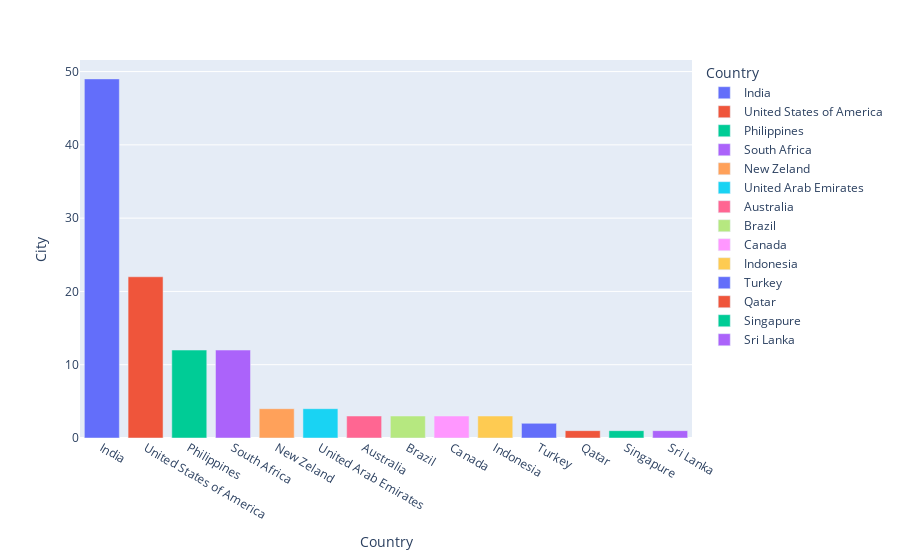

The notebook cell this image was saved under:
### Code cell
px.bar(df_aux, x='Country', y='City', color='Country')

### Figure 1 — Plotly figure (JSON) as saved in the notebook; plotly's stock layout.template omitted (floating-point values rounded to 4 significant figures)
{"data": [{"alignmentgroup": "True", "hovertemplate": "Country=%{x}<br>City=%{y}<extra></extra>", "legendgroup": "India", "marker": {"color": "#636efa", "pattern": {"shape": ""}}, "name": "India", "offsetgroup": "India", "orientation": "v", "showlegend": true, "textposition": "auto", "type": "bar", "x": ["India"], "xaxis": "x", "y": [49], "yaxis": "y"}, {"alignmentgroup": "True", "hovertemplate": "Country=%{x}<br>City=%{y}<extra></extra>", "legendgroup": "United States of America", "marker": {"color": "#EF553B", "pattern": {"shape": ""}}, "name": "United States of America", "offsetgroup": "United States of America", "orientation": "v", "showlegend": true, "textposition": "auto", "type": "bar", "x": ["United States of America"], "xaxis": "x", "y": [22], "yaxis": "y"}, {"alignmentgroup": "True", "hovertemplate": "Country=%{x}<br>City=%{y}<extra></extra>", "legendgroup": "Philippines", "marker": {"color": "#00cc96", "pattern": {"shape": ""}}, "name": "Philippines", "offsetgroup": "Philippines", "orientation": "v", "showlegend": true, "textposition": "auto", "type": "bar", "x": ["Philippines"], "xaxis": "x", "y": [12], "yaxis": "y"}, {"alignmentgroup": "True", "hovertemplate": "Country=%{x}<br>City=%{y}<extra></extra>", "legendgroup": "South Africa", "marker": {"color": "#ab63fa", "pattern": {"shape": ""}}, "name": "South Africa", "offsetgroup": "South Africa", "orientation": "v", "showlegend": true, "textposition": "auto", "type": "bar", "x": ["South Africa"], "xaxis": "x", "y": [12], "yaxis": "y"}, {"alignmentgroup": "True", "hovertemplate": "Country=%{x}<br>City=%{y}<extra></extra>", "legendgroup": "New Zeland", "marker": {"color": "#FFA15A", "pattern": {"shape": ""}}, "name": "New Zeland", "offsetgroup": "New Zeland", "orientation": "v", "showlegend": true, "textposition": "auto", "type": "bar", "x": ["New Zeland"], "xaxis": "x", "y": [4], "yaxis": "y"}, {"alignmentgroup": "True", "hovertemplate": "Country=%{x}<br>City=%{y}<extra></extra>", "legendgroup": "United Arab Emirates", "marker": {"color": "#19d3f3", "pattern": {"shape": ""}}, "name": "United Arab Emirates", "offsetgroup": "United Arab Emirates", "orientation": "v", "showlegend": true, "textposition": "auto", "type": "bar", "x": ["United Arab Emirates"], "xaxis": "x", "y": [4], "yaxis": "y"}, {"alignmentgroup": "True", "hovertemplate": "Country=%{x}<br>City=%{y}<extra></extra>", "legendgroup": "Australia", "marker": {"color": "#FF6692", "pattern": {"shape": ""}}, "name": "Australia", "offsetgroup": "Australia", "orientation": "v", "showlegend": true, "textposition": "auto", "type": "bar", "x": ["Australia"], "xaxis": "x", "y": [3], "yaxis": "y"}, {"alignmentgroup": "True", "hovertemplate": "Country=%{x}<br>City=%{y}<extra></extra>", "legendgroup": "Brazil", "marker": {"color": "#B6E880", "pattern": {"shape": ""}}, "name": "Brazil", "offsetgroup": "Brazil", "orientation": "v", "showlegend": true, "textposition": "auto", "type": "bar", "x": ["Brazil"], "xaxis": "x", "y": [3], "yaxis": "y"}, {"alignmentgroup": "True", "hovertemplate": "Country=%{x}<br>City=%{y}<extra></extra>", "legendgroup": "Canada", "marker": {"color": "#FF97FF", "pattern": {"shape": ""}}, "name": "Canada", "offsetgroup": "Canada", "orientation": "v", "showlegend": true, "textposition": "auto", "type": "bar", "x": ["Canada"], "xaxis": "x", "y": [3], "yaxis": "y"}, {"alignmentgroup": "True", "hovertemplate": "Country=%{x}<br>City=%{y}<extra></extra>", "legendgroup": "Indonesia", "marker": {"color": "#FECB52", "pattern": {"shape": ""}}, "name": "Indonesia", "offsetgroup": "Indonesia", "orientation": "v", "showlegend": true, "textposition": "auto", "type": "bar", "x": ["Indonesia"], "xaxis": "x", "y": [3], "yaxis": "y"}, {"alignmentgroup": "True", "hovertemplate": "Country=%{x}<br>City=%{y}<extra></extra>", "legendgroup": "Turkey", "marker": {"color": "#636efa", "pattern": {"shape": ""}}, "name": "Turkey", "offsetgroup": "Turkey", "orientation": "v", "showlegend": true, "textposition": "auto", "type": "bar", "x": ["Turkey"], "xaxis": "x", "y": [2], "yaxis": "y"}, {"alignmentgroup": "True", "hovertemplate": "Country=%{x}<br>City=%{y}<extra></extra>", "legendgroup": "Qatar", "marker": {"color": "#EF553B", "pattern": {"shape": ""}}, "name": "Qatar", "offsetgroup": "Qatar", "orientation": "v", "showlegend": true, "textposition": "auto", "type": "bar", "x": ["Qatar"], "xaxis": "x", "y": [1], "yaxis": "y"}, {"alignmentgroup": "True", "hovertemplate": "Country=%{x}<br>City=%{y}<extra></extra>", "legendgroup": "Singapure", "marker": {"color": "#00cc96", "pattern": {"shape": ""}}, "name": "Singapure", "offsetgroup": "Singapure", "orientation": "v", "showlegend": true, "textposition": "auto", "type": "bar", "x": ["Singapure"], "xaxis": "x", "y": [1], "yaxis": "y"}, {"alignmentgroup": "True", "hovertemplate": "Country=%{x}<br>City=%{y}<extra></extra>", "legendgroup": "Sri Lanka", "marker": {"color": "#ab63fa", "pattern": {"shape": ""}}, "name": "Sri Lanka", "offsetgroup": "Sri Lanka", "orientation": "v", "showlegend": true, "textposition": "auto", "type": "bar", "x": ["Sri Lanka"], "xaxis": "x", "y": [1], "yaxis": "y"}], "layout": {"autosize": true, "barmode": "relative", "legend": {"title": {"text": "Country"}, "tracegroupgap": 0}, "margin": {"t": 60}, "xaxis": {"anchor": "y", "autorange": true, "categoryarray": ["India", "United States of America", "Philippines", "South Africa", "New Zeland", "United Arab Emirates", "Australia", "Brazil", "Canada", "Indonesia", "Turkey", "Qatar", "Singapure", "Sri Lanka"], "categoryorder": "array", "domain": [0, 1], "range": [-0.5, 13.5], "title": {"text": "Country"}, "type": "category"}, "yaxis": {"anchor": "x", "autorange": true, "domain": [0, 1], "range": [0, 51.58], "title": {"text": "City"}, "type": "linear"}}}
